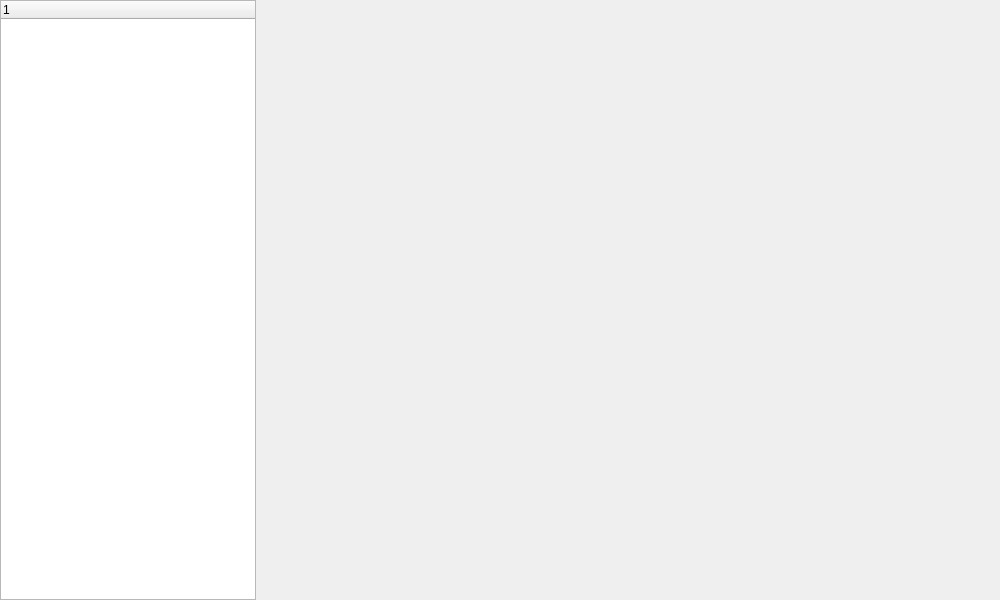
<?xml version="1.0" encoding="UTF-8"?>
<ui version="4.0">
 <class>HsMainWindow</class>
 <widget class="QWidget" name="HsMainWindow">
  <property name="geometry">
   <rect>
    <x>0</x>
    <y>0</y>
    <width>1000</width>
    <height>600</height>
   </rect>
  </property>
  <property name="minimumSize">
   <size>
    <width>1000</width>
    <height>600</height>
   </size>
  </property>
  <property name="windowTitle">
   <string>Form</string>
  </property>
  <layout class="QGridLayout" name="gridLayout">
   <property name="leftMargin">
    <number>0</number>
   </property>
   <property name="topMargin">
    <number>0</number>
   </property>
   <property name="rightMargin">
    <number>0</number>
   </property>
   <property name="bottomMargin">
    <number>0</number>
   </property>
   <property name="spacing">
    <number>0</number>
   </property>
   <item row="0" column="0">
    <layout class="QHBoxLayout" name="horizontalLayout">
     <item>
      <widget class="QTreeWidget" name="treeWidget">
       <property name="sizePolicy">
        <sizepolicy hsizetype="Maximum" vsizetype="Expanding">
         <horstretch>0</horstretch>
         <verstretch>0</verstretch>
        </sizepolicy>
       </property>
       <property name="maximumSize">
        <size>
         <width>260</width>
         <height>16777215</height>
        </size>
       </property>
      </widget>
     </item>
     <item>
      <widget class="QStackedWidget" name="stackedWidget">
       <property name="sizePolicy">
        <sizepolicy hsizetype="Expanding" vsizetype="Expanding">
         <horstretch>0</horstretch>
         <verstretch>0</verstretch>
        </sizepolicy>
       </property>
      </widget>
     </item>
    </layout>
   </item>
  </layout>
 </widget>
 <resources/>
 <connections/>
</ui>
